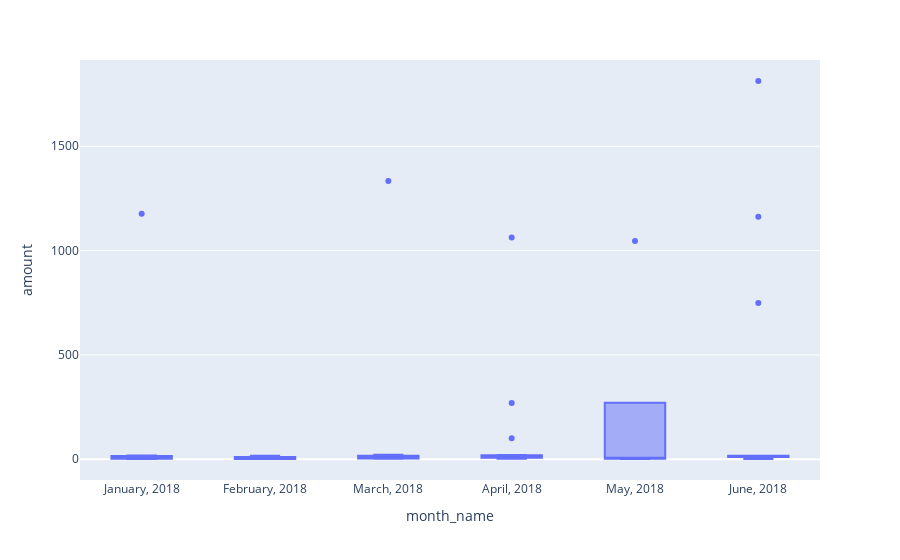

Here is the notebook cell this chart was saved with:
### Code cell
# creating the six box plots using plotly express
px.box(transactions_2018, x="month_name", y="amount")

### Figure 1 — Plotly figure (JSON) as saved in the notebook; plotly's stock layout.template omitted (floating-point values rounded to 4 significant figures)
{"data": [{"alignmentgroup": "True", "hovertemplate": "month_name=%{x}<br>amount=%{y}<extra></extra>", "legendgroup": "", "marker": {"color": "#636efa"}, "name": "", "notched": false, "offsetgroup": "", "orientation": "v", "showlegend": false, "type": "box", "x": ["January, 2018", "January, 2018", "January, 2018", "January, 2018", "January, 2018", "January, 2018", "January, 2018", "January, 2018", "January, 2018", "January, 2018", "February, 2018", "February, 2018", "February, 2018", "February, 2018", "February, 2018", "February, 2018", "February, 2018", "February, 2018", "February, 2018", "February, 2018", "March, 2018", "March, 2018", "March, 2018", "March, 2018", "March, 2018", "March, 2018", "March, 2018", "March, 2018", "March, 2018", "March, 2018", "March, 2018", "March, 2018", "March, 2018", "April, 2018", "April, 2018", "April, 2018", "April, 2018", "April, 2018", "April, 2018", "April, 2018", "April, 2018", "April, 2018", "April, 2018", "April, 2018", "April, 2018", "April, 2018", "April, 2018", "April, 2018", "April, 2018", "May, 2018", "May, 2018", "May, 2018", "May, 2018", "May, 2018", "June, 2018", "June, 2018", "June, 2018", "June, 2018", "June, 2018", "June, 2018", "June, 2018", "June, 2018", "June, 2018", "June, 2018", "June, 2018", "June, 2018", "June, 2018", "June, 2018"], "x0": " ", "xaxis": "x", "y": [1.46, 10.74, 2.93, 1.39, 17.84, 1.65, 15.86, 2.22, 1177, 2.75, 10.75, 10.81, 5.97, 3.69, 16.7, 1.26, 2.63, 11.01, 0.91, 1.18, 12.42, 16.58, 1334, 2.88, 2.04, 13.57, 10.1, 1.65, 3.08, 4.2, 2.56, 18.28, 21.04, 100, 2.62, 7.08, 17.15, 1063, 10.15, 10.06, 269, 10.24, 7.39, 6.01, 20.03, 2.79, 10.02, 15.66, 16.5, 1.1, 1046, 12.15, 2.27, 5.97, 1162, 749, 10.69, 11.88, 1.03, 10.15, 11.01, 16.29, 15.98, 1813, 16.61, 11.53, 5.24, 2.27], "y0": " ", "yaxis": "y"}], "layout": {"autosize": true, "boxmode": "group", "legend": {"tracegroupgap": 0}, "margin": {"t": 60}, "xaxis": {"anchor": "y", "autorange": true, "domain": [0, 1], "range": [-0.5, 5.5], "title": {"text": "month_name"}, "type": "category"}, "yaxis": {"anchor": "x", "autorange": true, "domain": [0, 1], "range": [-99.76, 1914.0], "title": {"text": "amount"}, "type": "linear"}}}
